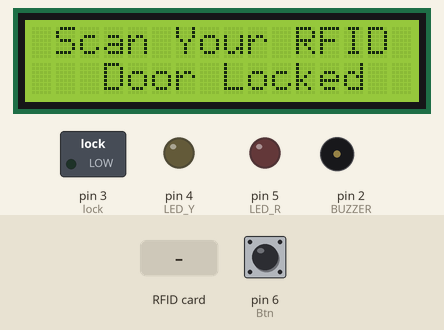
This sketch was run on a simulated Arduino Uno, built with avr-gcc and run on an emulated ATmega328P. On the bench: 16×2 character LCD, switched loads named in the sketch (green lamp = pin HIGH), output pins drawn as LEDs (lit = HIGH), buzzer (waves = sounding). Dashed ring = blinking. Inputs (shaded band) come from the test bench; at power-on: pin 6 (Btn) LOW. Pins used as bus, display or sensor lines are not drawn; what the sketch prints to the serial monitor is not drawn.

Above: at 1.3 s.
1.4 s: pin 6 (Btn) pulled HIGH for 0.15 s
At 2.6 s:
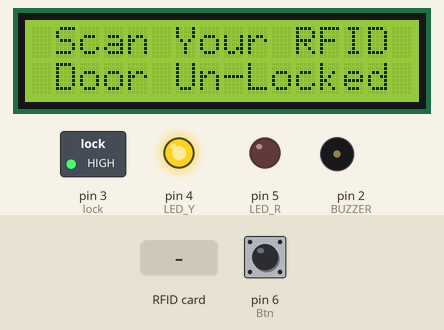
4.5 s: RFID card 5E 7A 19 C4 held to the reader
At 5.8 s:
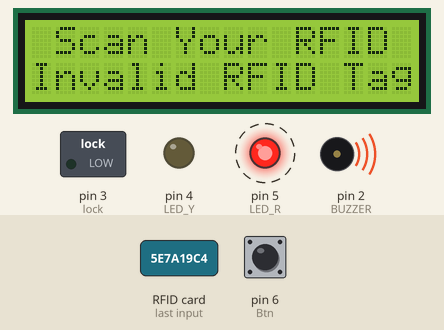
7.5 s: RFID card A3 DB 05 30 held to the reader
At 8.09 s:
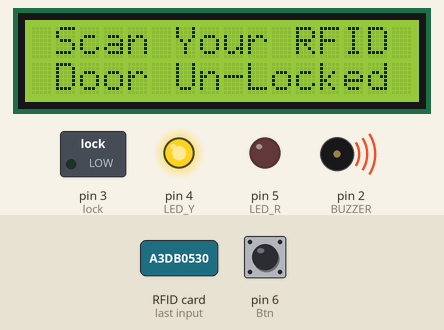
9.5 s: pin 6 (Btn) pulled HIGH for 3.2 s
Timing chart, 0 to 13.8 s (numbered marks = the images above; inputs shaded):
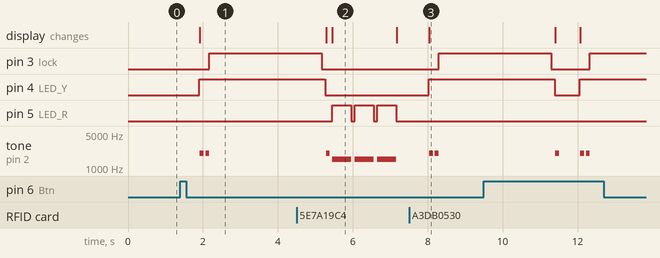

Measured:
- after the input at 1.4 s, pin 3 (lock): LOW → HIGH after 0.77 s; pin 4 (LED_Y): LOW → HIGH after 0.50 s; tone on pin 2 (BUZZER): alternates 2000 Hz for 0.10 s and silent for 0.05 s, 4 changes in all, then stays silent, starting after 0.52 s; the display: changes after 0.52 s (image 1)
- after the input at 4.5 s, pin 5 (LED_R): alternates HIGH for 0.50 s and LOW for 0.10 s, starting after 0.96 s; the display: first differs from a run without the input after 0.96 s (image 2)
- after the input at 7.5 s, pin 3 (lock): LOW → HIGH after 0.79 s; pin 4 (LED_Y): LOW → HIGH after 0.53 s; tone on pin 2 (BUZZER): alternates 2000 Hz for 0.10 s and silent for 0.05 s, 4 changes in all, then stays silent, starting after 0.54 s; the display: changes after 0.54 s (image 3)
- what the display in image 2 shows lasts 1.7 s, from 5.5 s to 7.2 s

The sketch:

RFID_DoorLockSystem.ino
```cpp
#include <Wire.h>
#include <SPI.h>
#include <MFRC522.h>
#include <LiquidCrystal_I2C.h>
LiquidCrystal_I2C lcd(0x27, 16, 2);

#define SS_PIN 10
#define RST_PIN 9
#define LED_Y 4 // yellow LED pin
#define LED_R 5 // red LED pin
#define BUZZER 2
#define lock 3
// Create MFRC522 instance.
MFRC522 mfrc522(SS_PIN, RST_PIN);
int Btn = 6;
void setup()
{
  Serial.begin(9600);
  SPI.begin();
  mfrc522.PCD_Init();
  pinMode(LED_Y, OUTPUT);
  pinMode(LED_R, OUTPUT);
  pinMode(BUZZER, OUTPUT);
  noTone(BUZZER);
  pinMode(Btn,INPUT);
  pinMode(lock,OUTPUT);
  Serial.println("Place your card on reader...");
  Serial.println();
  lcd.init();
  lcd.backlight();
  lcd.clear();
  lcd.setCursor(0,0);
  lcd.print(" Scan Your RFID ");
  lcd.setCursor(0,1);
  lcd.print("   Door Locked   ");

 }
void loop()
{
if(digitalRead(Btn) == HIGH){
    Serial.println("Access Granted");
    Serial.println();
    delay(500);
    digitalWrite(LED_Y, HIGH);
    lcd.setCursor(0,1);
    lcd.print(" Door Un-Locked ");
    tone(BUZZER, 2000);
    delay(100);
    noTone(BUZZER);
    delay(50);
    tone(BUZZER, 2000);
    delay(100);
    noTone(BUZZER);
    digitalWrite(lock,HIGH);
    delay(3000);
    digitalWrite(lock,LOW);
    delay(100);
    digitalWrite(LED_Y, LOW);
    lcd.setCursor(0,1);
    lcd.print("   Door Locked   ");
    tone(BUZZER, 2000);
    delay(100);
    noTone(BUZZER);
  delay(50);
  }
  if ( ! mfrc522.PICC_IsNewCardPresent())
  {
    return;
  }
  // Select one of the cards
  if ( ! mfrc522.PICC_ReadCardSerial())
  {
    return;
  }
  //Show UID on serial monitor
  Serial.print("UID tag :");
  String content= "";
  byte letter;
  for (byte i = 0; i < mfrc522.uid.size; i++)
  {
     Serial.print(mfrc522.uid.uidByte[i] < 0x10 ? " 0" : " ");
     Serial.print(mfrc522.uid.uidByte[i], HEX);
     content.concat(String(mfrc522.uid.uidByte[i] < 0x10 ? " 0" : " "));
     content.concat(String(mfrc522.uid.uidByte[i], HEX));
  }
  Serial.println();
  Serial.print("Message : ");
  content.toUpperCase();
 if (content.substring(1) == "A3 DB 05 30")
  {
    Serial.println("Access Granted");
    Serial.println();
    delay(500);
    digitalWrite(LED_Y, HIGH);
    lcd.setCursor(0,1);
    lcd.print(" Door Un-Locked ");
    tone(BUZZER, 2000);
    delay(100);
    noTone(BUZZER);
    delay(50);
    tone(BUZZER, 2000);
    delay(100);
    noTone(BUZZER);
    digitalWrite(lock,HIGH);
    delay(3000);
    digitalWrite(lock,LOW);
    delay(100);
    digitalWrite(LED_Y, LOW);
    lcd.setCursor(0,1);
    lcd.print("   Door Locked   ");
    tone(BUZZER, 2000);
    delay(100);
    noTone(BUZZER);
    delay(50);
  }

else
{
    lcd.setCursor(0,1);
    lcd.print("Invalid RFID Tag");
    Serial.println(" Access denied ");
    digitalWrite(LED_R, HIGH);
    tone(BUZZER, 1500);
    delay(500);
    digitalWrite(LED_R, LOW);
    noTone(BUZZER);
    delay(100);
    digitalWrite(LED_R, HIGH);
    tone(BUZZER, 1500);
    delay(500);
    digitalWrite(LED_R, LOW);
    noTone(BUZZER);
    delay(100);
    digitalWrite(LED_R, HIGH);
    tone(BUZZER, 1500);
    delay(500);
    digitalWrite(LED_R, LOW);
    noTone(BUZZER);
    lcd.setCursor(0,1);
    lcd.print("   Door Locked   ");
 }
 }
```
